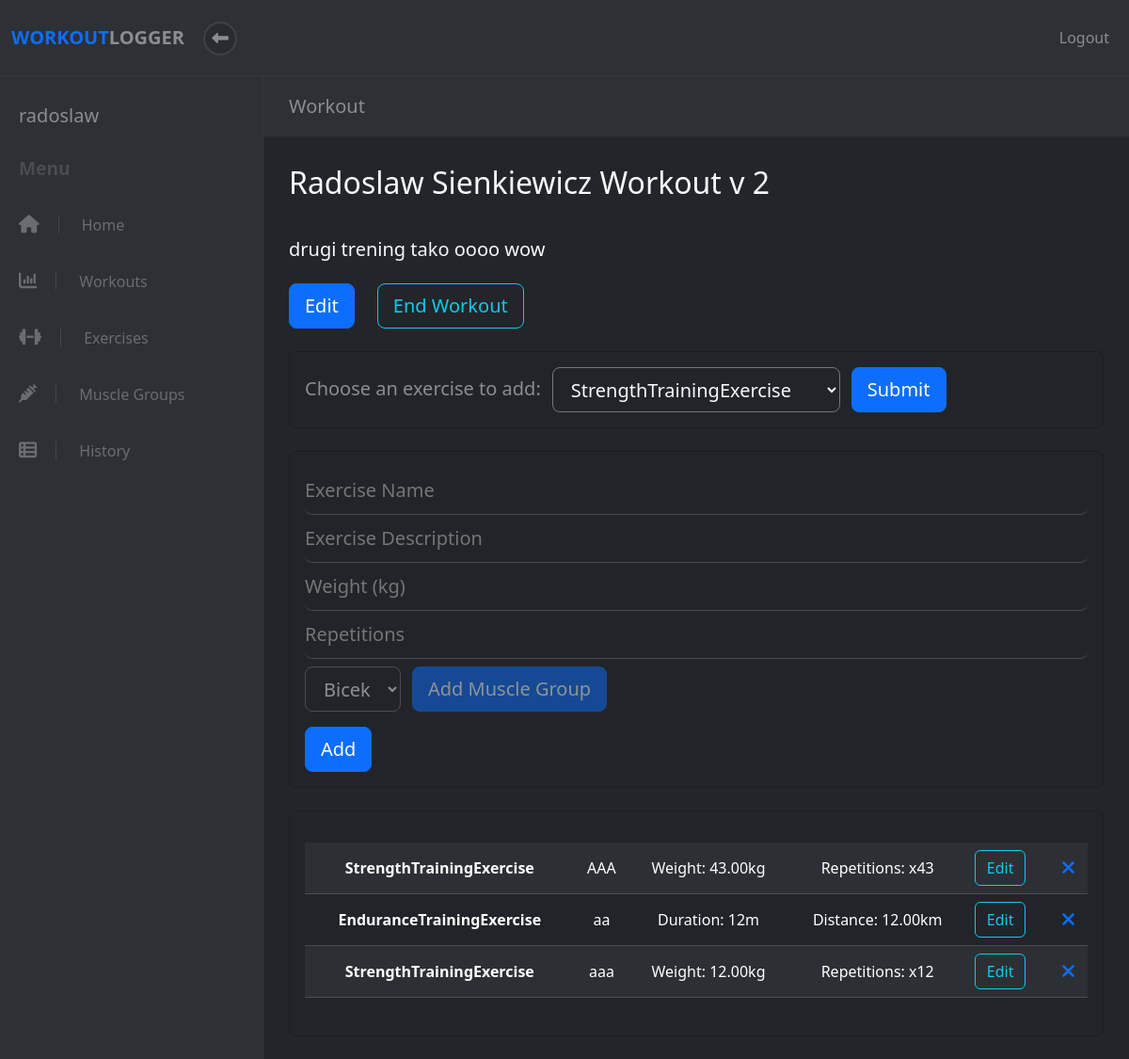
/workout/2 (signed in), run on the app's committed database.
### apps/workout/models.py (models this page shows, shortened)
class User(models.Model):
    username = models.CharField(max_length=20)
    email = models.CharField(max_length=50)
    password = models.CharField(max_length=22)
    level = models.IntegerField(default=1)
    created_at = models.DateTimeField(auto_now_add=True)
    updated_at = models.DateTimeField(auto_now=True)
    objects = UserManager()

class Workout(models.Model):
    name = models.CharField(max_length=50)
    description = models.CharField(max_length=150)
    completed = models.BooleanField(default=False)
    user = models.ForeignKey(User, on_delete=models.CASCADE, default=None)
    created_at = models.DateTimeField(auto_now_add=True)
    updated_at = models.DateTimeField(auto_now=True)
    objects = WorkoutManager()

class Exercise(models.Model):
    name = models.CharField(max_length=50)
    description = models.CharField(max_length=150)
    workout = models.ForeignKey(Workout, on_delete=models.CASCADE, related_name='%(class)s', default=None)
    muscle_group = models.ForeignKey(MuscleGroup, on_delete=models.CASCADE, default=None)
    user = models.ForeignKey(User, on_delete=models.CASCADE, default=None)
    created_at = models.DateTimeField(auto_now_add=True)
    updated_at = models.DateTimeField(auto_now=True)
    objects = ExerciseManager()
    class Meta:
        ordering = ('name', 'muscle_group')
        abstract = True
    def class_name(self):
        return self.__class__.__name__

class StrengthTrainingExercise(Exercise):
    weight = models.DecimalField(max_digits=6, decimal_places=2)
    repetitions = models.PositiveIntegerField()
    objects = StrengthTrainingExerciseManager()
    def data(self):
        return [
            "Weight: " + str(self.weight) + "kg",
            "Repetitions: x" + str(self.repetitions)
        ]
    def form_data(self):
        return [
            FormData("weight", "number", "Weight (kg)"),
            FormData("repetitions", "number", "Repetitions")
        ]

class EnduranceTrainingExercise(Exercise):
    duration_minutes = models.PositiveIntegerField()
    distance_km = models.DecimalField(max_digits=6, decimal_places=2)
    objects = EnduranceTrainingExerciseManager()
    def data(self):
        return [
            "Duration: " + str(self.duration_minutes) + "m",
            "Distance: " + str(self.distance_km) + "km"
            ]

### apps/workout/views.py (the view)
# urls.py: re_path(r'^workout/(?P<id>\d*)$', views.workout),
def workout(request, id):
    exercise_type = request.GET.get('exercise_type')
    if(exercise_type == None):
        exercise_type = StrengthTrainingExercise().class_name
    try:
        user = User.objects.get(id=request.session["user_id"])
        ste = StrengthTrainingExercise.objects.filter(workout__id=id)
        ete = EnduranceTrainingExercise.objects.filter(workout__id=id)
        be = BalanceExercise.objects.filter(workout__id=id)
        fe = FlexibilityExercise.objects.filter(workout__id=id)
        exercises = list(chain(ste, ete, be, fe))
        data = {
            'user': user,
            'workout': Workout.objects.get(id=id),
            'exercises': sorted(exercises, key=lambda x: x.updated_at, reverse=True),
            'muscle_groups': MuscleGroup.objects.filter(user = user),
            'exercise_types': get_exercises_types(),
            'current_exercise': exercise_type,
        }
        return render(request, "workout/workout.html", data)
    except (KeyError, User.DoesNotExist) as err:
        messages.info(request, "You must be logged in to view this page.", extra_tags="invalid_session")
        return redirect("/")

### apps/workout/templates/workout/workout.html (shortened to what this page needs)
<!DOCTYPE html>
<html>
  <head>
    {% load static %}
    <link rel="stylesheet" href="{% static 'fontawesomefree/css/all.min.css' %}">
    <link rel="stylesheet" href="../../static/workout/styles.css">
    {% load bootstrap5 %}
    {% bootstrap_css %}
  </head>
  <body>
    {% include 'workout/header.html' %}
    <div class="d-flex align-items-stretch">
      {% include 'workout/sidebar.html' %}
      <div class="page-content">
        <div class="page-header">
          <div class="container-fluid">
            <h2 class="h5 no-margin-bottom">Workout</h2>
          </div>
        </div>
        <section class="no-padding-bottom">
          <div class="container-fluid">
            <div class="row">
              <div class="col-lg-12 text-light">
                <h2 class="">{{ workout.name}}</h2>
                <small class="text-muted">{{ workout.created_at | date}}</small>
                {% if workout.description %}
                <h5 class="mt-2">{{ workout.description}}</h5>
                <div class="row my-4">
                  <div class="col-auto text-left">
                    <a
                      href="/workout/{{ workout.id }}/edit"
                      style="text-decoration: none"
                      class="btn btn-primary btn-lg end-workout"
                      >Edit</a
                    >
                  </div>
                  <div class="col-auto text-left">
                    <form
                      id="end-workout-form"
                      action="/workout/{{ workout.id }}/complete"
                      method="POST"
                    >
                      {% if workout.completed == False %}
                      <button
                        id="end-workout"
                        type="submit"
                        class="btn btn-outline-info btn-lg"
                      >
                        End Workout
                      </button>
                      {% endif %}
                    </form>
                  </div>
                </div>
                {% endif %}
                {% if workout.completed == False %}
                <div  class="card bg-dark add-exercise mb-4 mt-2" >
                  <div class="card-body">
                    <form action="/workout/{{workout.id}}" class="form-group">
                      <div class="row">
                        <div class="col-auto text-left">
                        <label for="exercise_type" class="input-material form-control-lg px-0">Choose an exercise to add:</label>
                        </div>
                        <div class="col-auto text-left d-flex justify-content-center p-0">
                        <select name="exercise_type" id="exercise_type" class="bg-dark input-material form-control-lg text-light">
                          {% for exercise_type in exercise_types %}
                            {% if exercise_type.class_name == current_exercise %}
                              <option selected="selected" value={{exercise_type.class_name}}>{{exercise_type.class_name}}</option>
                            {% else %}
                              <option value={{exercise_type.class_name}}>{{exercise_type.class_name}}</option>
                            {% endif %}
                          {% endfor %}
                        </select>
                        </div>
                        <div class="col-auto text-left">
                        <input type="submit" value="Submit" class="btn btn-primary btn-lg">
                        </div>
                      </div>
                    </form>
                  </div>
                </div>
                <div class="card bg-dark add-exercise mb-4 mt-2">
                  <div class="card-body">
                    <form
                      id="add-exercise-form"
                      action="/exercise"
                      method="POST"
                    >
                      <div class="form-group">
                        <input
                          id="name"
                          type="text"
                          name="name"
                          required
                          class="input-material form-control-lg"
                          placeholder="Exercise Name"
                        />
                      </div>
                      <div class="form-group">
                        <input
                          id="description"
                          type="text"
                          name="description"
                          class="input-material form-control-lg"
                          placeholder="Exercise Description"
                        />
                      </div>
                      {% for exercise_type in exercise_types %}
                        {% if exercise_type.class_name == current_exercise %}
                          {% for field in exercise_type.form_data %}
                            <div class="form-group">
                              <input
                                id="{{ field.name }}"
                                type="{{ field.type }}"
                                name="{{ field.name }}"
                                required
                                class="input-material form-control-lg"
                                placeholder="{{ field.placeholder }}"
                              />
                            </div>
                          {% endfor %}
                        {% endif %}
                      {% endfor %}
                      <div class="row mt-2 opacity-50">
                        <div class="col-auto ">
                        <select name="muscle_group" id="exercise_type" class="bg-dark input-material form-control-lg text-light">
                          {% for muscle_group in muscle_groups %}
                            <option value={{muscle_group.id}}>{{muscle_group}}</option>
                          {% endfor %}
                        </select>
                        </div>
                        <div class="col-auto p-0">
                          <a href="/musclegroup"
                          style="text-decoration: none"
                          class="btn btn-primary btn-lg end-workout">Add Muscle Group</a>
                        </div>
                      </div>
                      <input
                        id="add"
                        type="submit"
                        value="Add"
                        class="btn btn-primary btn-lg mt-3"
                      />
                    </form>
                  </div>
                </div>
                {% endif %}
                {% if exercises %}
                <div class="card bg-dark add-exercise mb-4 mt-2">
                  <div class="card-body">
                    <div id="exercise-wrapper" class="mb-4">
                      <hr  class="mb-0"/>
                      <table class="table table-dark table-striped text-light">
                        <tbody>
                          {% for exercise in exercises %}
                          <tr>
                            <th scope="row" class="align-middle text-center">{{ exercise.class_name }}</th>
                            <td class="align-middle text-center">{{ exercise.name }}</td>
                            {% for data in exercise.data %}
                            <td class="align-middle text-center">{{ data }}</td>
                            {% endfor %}
                            <td ><a
                              href="/workout/{{ workout.id }}/edit"
                              class="btn btn-outline-info"
                              >Edit</a
                            ></td>
                            {% if workout.completed == False %}
                            <td class="align-middle text-center">
                              <form
                                id="delete-exercise-form"
                                action="/exercise/{{ exercise.id }}/delete"
                                method="GET"
                                class="p-0"
                              >
                                <button
                                  id="delete-exercise"
                                  type="submit"
                                  class="btn btn-link btn-lg p-0"
                                >
                                  <i class="fa fa-remove delete-exercise"></i>
                                </button>
                              </form>
                            </td>
                            {% endif %}
                          </tr>
                          {% endfor %}
                        </tbody>
                      </table>
                    </div>
                  </div>
                </div>
                {% endif %}
              </div>
            </div>
          </div>
        </section>
      </div>
    </div>
  </body>
</html>

### apps/workout/templates/workout/sidebar.html
<nav id="sidebar">
  <div class="sidebar-header d-flex align-items-center">
    <div class="title">
      <h1 class="h5">{{ user.username }}</h1>
    </div>
  </div>
  <span class="heading">Menu</span>
  <ul class="list-unstyled">
    <li>
      <a href="/dashboard"><i class="fa fa-home"></i> Home</a>
    </li>
    <li>
      <a href="/workout"><i class="fa fa-bar-chart"></i> Workouts</a>
    </li>
    <li>
      <a href="/exercise"><i class="fa fa-dumbbell"></i> Exercises</a>
    </li>
    <li>
      <a href="/musclegroup"><i class="fa fa-syringe"></i> Muscle Groups</a>
    </li>
    <li>
      <a href="/history"><i class="fa fa-th-list"></i> History</a>
    </li>
  </ul>
</nav>

### data on the page
User: username "radoslaw"
Workout: name "Radoslaw Sienkiewicz Workout v 2", description "drugi trening tako oooo wow"
StrengthTrainingExercise: class_name "StrengthTrainingExercise", name "AAA", data "Weight: 43.00kg" "Repetitions: x43"
EnduranceTrainingExercise: class_name "EnduranceTrainingExercise", name "aa", data "Duration: 12m" "Distance: 12.00km"
StrengthTrainingExercise: class_name "StrengthTrainingExercise", name "aaa", data "Weight: 12.00kg" "Repetitions: x12"

### other printed values
form field exercise_type "StrengthTrainingExercise"
form field muscle_group "Bicek"
